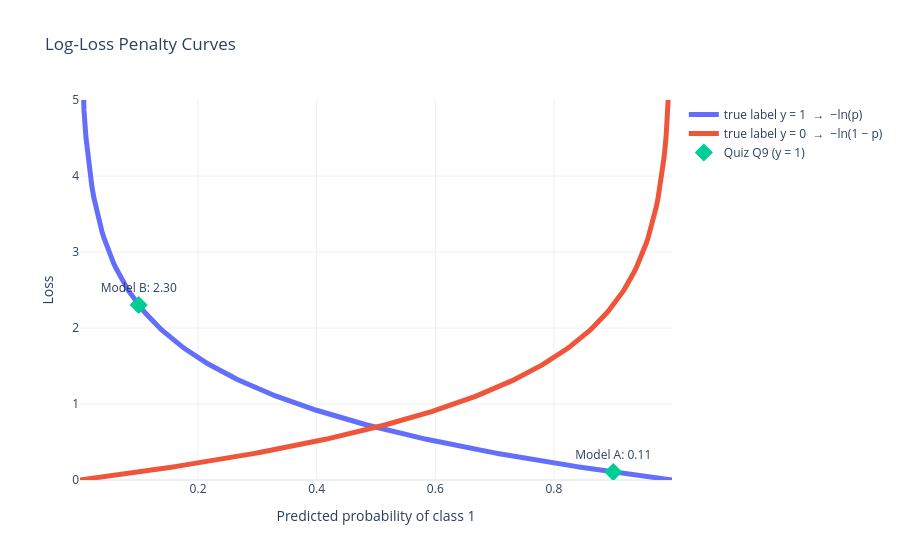

Here is the notebook cell this chart was saved with:
### Markdown cell above
#### 2d) Cross-entropy (log-loss) is logarithmic, not linear
$$\text{LogLoss} = -\frac{1}{N}\sum_{i=1}^{N}\big[y_i \ln p_i + (1 - y_i)\ln(1 - p_i)\big]$$

For a student who **passed** ($y = 1$) the loss is simply $-\ln p$:

| Predicted $p$ | 0.99 | 0.9 | 0.5 | 0.1 | 0.01 |
|---|---|---|---|---|---|
| Loss | 0.01 | **0.11** | 0.69 | **2.30** | 4.61 |

Going from $p = 0.9$ to $p = 0.1$ multiplies the penalty by ≈ 22. Confident mistakes dominate the average.

### Code cell
p = np.linspace(0.001, 0.999, 300)

fig = go.Figure()
fig.add_trace(go.Scatter(x=p, y=-np.log(p), mode="lines", name="true label y = 1  →  −ln(p)", line=dict(width=5)))
fig.add_trace(go.Scatter(x=p, y=-np.log(1 - p), mode="lines", name="true label y = 0  →  −ln(1 − p)", line=dict(width=5)))
fig.add_trace(go.Scatter(x=[0.9, 0.1], y=[-np.log(0.9), -np.log(0.1)], mode="markers+text", name="Quiz Q9 (y = 1)",
                         text=["Model A: 0.11", "Model B: 2.30"], textposition="top center", marker=dict(size=14, symbol="diamond")))
fig.update_layout(title="Log-Loss Penalty Curves", xaxis_title="Predicted probability of class 1", yaxis_title="Loss", yaxis_range=[0, 5], template=TEMPLATE)
fig.show()

### Figure 1 — Plotly figure (JSON) as saved in the notebook; plotly's stock layout.template omitted (floating-point values rounded to 4 significant figures; data arrays with more than 128 entries replaced by an {"elided": "..."} marker saying what was removed)
{"data": [{"line": {"width": 5}, "mode": "lines", "name": "true label y = 1  →  −ln(p)", "type": "scatter", "x": {"elided": "300 float values"}, "y": {"elided": "300 float values"}}, {"line": {"width": 5}, "mode": "lines", "name": "true label y = 0  →  −ln(1 − p)", "type": "scatter", "x": {"elided": "300 float values"}, "y": {"elided": "300 float values"}}, {"marker": {"size": 14, "symbol": "diamond"}, "mode": "markers+text", "name": "Quiz Q9 (y = 1)", "text": ["Model A: 0.11", "Model B: 2.30"], "textposition": "top center", "type": "scatter", "x": [0.9, 0.1], "y": [0.1054, 2.303]}], "layout": {"title": {"text": "Log-Loss Penalty Curves"}, "xaxis": {"title": {"text": "Predicted probability of class 1"}}, "yaxis": {"range": [0, 5], "title": {"text": "Loss"}}}}
